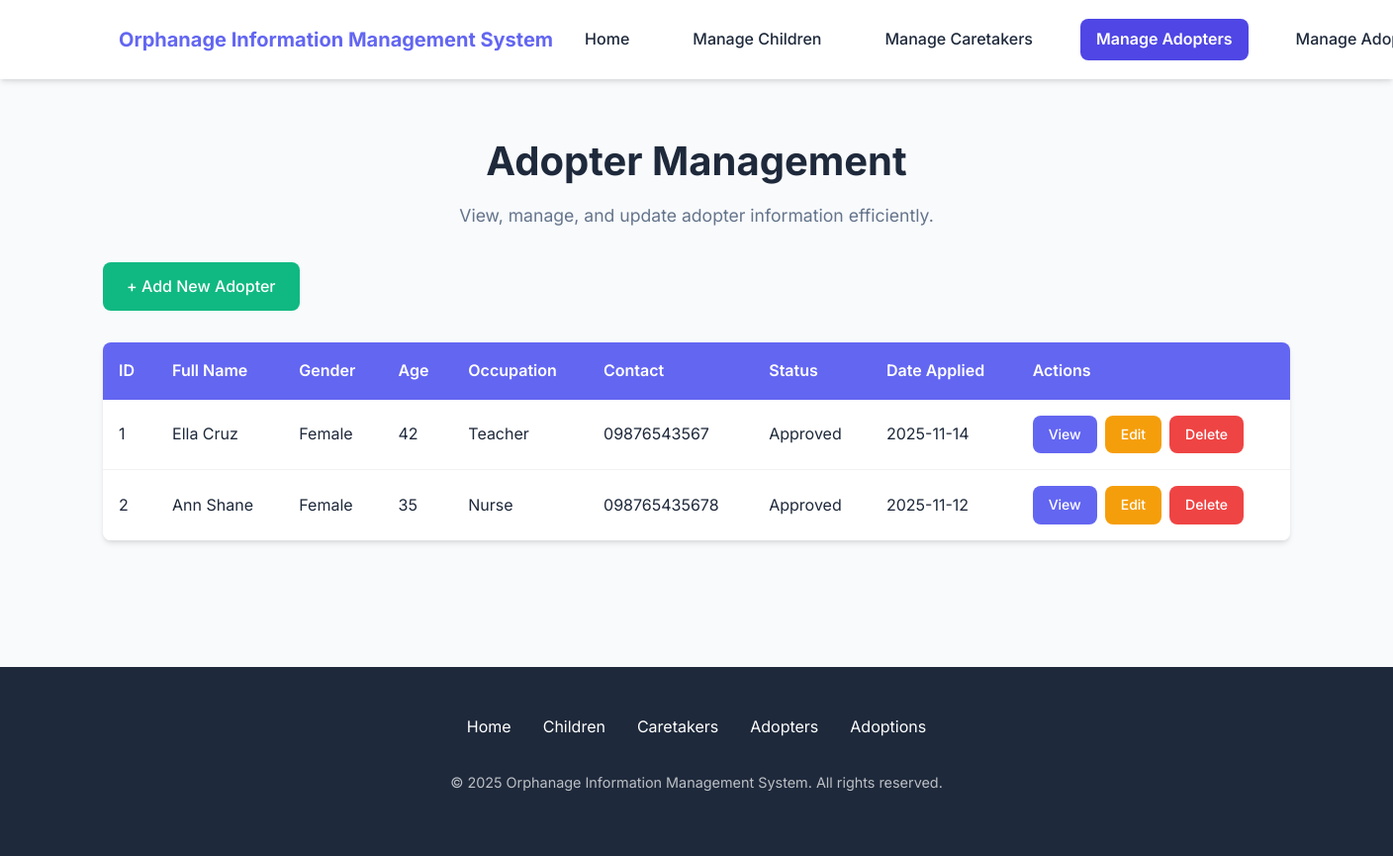
Screenshot of /adopters (signed in) with the database file from the repository.
### tables this page shows
CREATE TABLE adopters (A_id INTEGER PRIMARY KEY AUTOINCREMENT, full_name TEXT (100), gender TEXT (50), dob TEXT (100), address TEXT (100), c_number TEXT (50), occupation TEXT (100), m_status TEXT (50), a_reason TEXT (10000), date_applied REAL (100), status TEXT (50), age INTEGER);

### app.py (the view)
@app.route('/adopters')
@login_required
def adopters():
    conn = get_db_connection()
    adopters = conn.execute('SELECT * FROM adopters').fetchall()
    conn.close()
    return render_template('adopter.html', adopters=adopters)

### app.py (called while the page is built)
def get_db_connection():
    conn = sqlite3.connect(DB_PATH)
    conn.row_factory = sqlite3.Row
    return conn

def login_required(f):
    @wraps(f)
    def decorated_function(*args, **kwargs):
        if 'logged_in' not in session:
            flash('Please log in to access this page.', 'warning')
            return redirect(url_for('intro'))
        return f(*args, **kwargs)
    return decorated_function

### templates/adopter.html (shortened to what this page needs)
<!DOCTYPE html>
<html lang="en">
<head>
  <link rel="stylesheet" href="{{ url_for('static', filename='style.css') }}">
</head>
<body>
  <nav>
    <div class="nav-container">
      <a href="/home" class="logo">Orphanage Information Management System</a>
      <div class="nav-links">
        <a href="/home">Home</a>
        <a href="/children">Manage Children</a>
        <a href="/caretakers">Manage Caretakers</a>
        <a href="/adopters" class="active">Manage Adopters</a>
        <a href="/adoption">Manage Adoptions</a>
      </div>
    </div>
  </nav>
  <div class="container">
    <h1 class="text-center">Adopter Management</h1>
    <p class="subtitle text-center">View, manage, and update adopter information efficiently.</p>
    <div class="mb-4">
      <a href="/add_adopter" class="btn btn-secondary">+ Add New Adopter</a>
    </div>
    <div class="table-container">
      <table>
        <thead>
          <tr>
            <th>ID</th>
            <th>Full Name</th>
            <th>Gender</th>
            <th>Age</th>
            <th>Occupation</th>
            <th>Contact</th>
            <th>Status</th>
            <th>Date Applied</th>
            <th>Actions</th>
          </tr>
        </thead>
        <tbody>
          {% for adopter in adopters %}
          <tr>
            <td>{{ adopter.A_id }}</td>
            <td>{{ adopter.full_name }}</td>
            <td>{{ adopter.gender }}</td>
            <td>{{ adopter.age }}</td>
            <td>{{ adopter.occupation }}</td>
            <td>{{ adopter.c_number }}</td>
            <td>{{ adopter.status }}</td>
            <td>{{ adopter.date_applied }}</td>
            <td>
              <div class="btn-group">
                <a href="{{ url_for('view_adopter', id=adopter.A_id) }}" class="btn btn-info btn-sm">View</a>
                <a href="{{ url_for('edit_adopter', id=adopter.A_id) }}" class="btn btn-warning btn-sm">Edit</a>
                <a href="/delete_adopter/{{ adopter.A_id }}" class="btn btn-danger btn-sm" onclick="return confirm('Are you sure you want to delete this adopter?')">Delete</a>
              </div>
            </td>
          </tr>
          {% else %}
          <tr>
            <td colspan="9" class="text-center">No adopters found.</td>
          </tr>
          {% endfor %}
        </tbody>
      </table>
    </div>
  </div>
  <footer>
    <div class="footer-content">
      <div class="footer-links">
        <a href="/home">Home</a>
        <a href="/children">Children</a>
        <a href="/caretakers">Caretakers</a>
        <a href="/adopters">Adopters</a>
        <a href="/adoption">Adoptions</a>
      </div>
      <p class="copyright">&copy; 2025 Orphanage Information Management System. All rights reserved.</p>
    </div>
  </footer>
</body>
</html>

### static/style.css (style rules this page uses)
:root { --primary: #6366f1; --primary-dark: #4f46e5; --secondary: #10b981; --secondary-dark: #059669; --danger: #ef4444; --danger-dark: #dc2626; --warning: #f59e0b; --warning-dark: #d97706; --text: #1e293b; --text-light: #64748b; --bg-light: #f8fafc; --bg-white: #ffffff; --shadow: 0 4px 6px -1px rgba(0, 0, 0, 0.1), 0 2px 4px -1px rgba(0, 0, 0, 0.06); --shadow-lg: 0 10px 15px -3px rgba(0, 0, 0, 0.1), 0 4px 6px -2px rgba(0, 0, 0, 0.05); --radius: 8px; --transition: all 0.3s ease; }
body { font-family: 'Inter', 'Segoe UI', system-ui, -apple-system, sans-serif; background-color: var(--bg-light); color: var(--text); margin: 0; padding: 0; line-height: 1.6; }
.container { max-width: 1200px; margin: 0 auto; padding: 2rem 1rem; }
h1, h2, h3 { font-weight: 700; line-height: 1.2; margin-bottom: 1rem; color: var(--text); }
h1 { font-size: 2.5rem; }
.subtitle { color: var(--text-light); margin-bottom: 2rem; font-size: 1.1rem; }
nav { background-color: var(--bg-white); box-shadow: var(--shadow); padding: 1rem 2rem; position: sticky; top: 0; z-index: 100; }
.nav-container { display: flex; justify-content: space-between; align-items: center; max-width: 1200px; margin: 0 auto; white-space: nowrap; }
.logo { font-size: 1.25rem; font-weight: 700; color: var(--primary); text-decoration: none; white-space: nowrap; }
.nav-links { display: flex; align-items: center; gap: 2rem; }
nav a { color: var(--text); text-decoration: none; font-weight: 500; padding: 0.5rem 1rem; border-radius: var(--radius); transition: var(--transition); }
nav a.active { background-color: var(--primary-dark); color: white; font-weight: 600; }
.table-container { overflow-x: auto; margin: 2rem 0; border-radius: var(--radius); box-shadow: var(--shadow); }
table { width: 100%; border-collapse: collapse; background: var(--bg-white); overflow: hidden; }
th { background: var(--primary); color: white; padding: 1rem; text-align: left; font-weight: 600; }
td { padding: 1rem; border-bottom: 1px solid rgba(0,0,0,0.05); }
tr:last-child td { border-bottom: none; }
.btn { display: inline-block; background: var(--primary); color: white; padding: 0.75rem 1.5rem; border-radius: var(--radius); text-decoration: none; font-weight: 500; border: none; cursor: pointer; transition: var(--transition); font-size: 1rem; }
.btn-secondary { background: var(--secondary); }
.btn-danger { background: var(--danger); }
.btn-warning { background: var(--warning); }
.btn-sm { padding: 0.5rem 1rem; font-size: 0.875rem; }
.btn-group { display: flex; gap: 0.5rem; }
footer { background: var(--text); color: white; padding: 3rem 1rem; text-align: center; margin-top: 4rem; }
.footer-content { max-width: 1200px; margin: 0 auto; }
.footer-links { display: flex; justify-content: center; gap: 2rem; margin-bottom: 2rem; }
.footer-links a { color: white; text-decoration: none; transition: var(--transition); }
.copyright { opacity: 0.7; font-size: 0.9rem; }
.text-center { text-align: center; }
.mb-4 { margin-bottom: 2rem; }

### rows the page displays
adopters: A_id "1", full_name "Ella Cruz", gender "Female", age "42", occupation "Teacher", c_number "09876543567", status "Approved", date_applied "2025-11-14"
adopters: A_id "2", full_name "Ann Shane", gender "Female", age "35", occupation "Nurse", c_number "098765435678", status "Approved", date_applied "2025-11-12"
